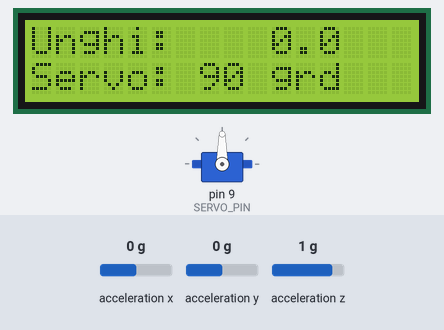
A sketch run on a simulated Arduino Uno, built with avr-gcc and run on an emulated ATmega328P. Shown: servo, 16×2 character LCD. Wiring (from diagram.json): MPU-6050 motion sensor at I2C address 0x68; PCF8574 port expander at I2C address 0x27. Inputs (shaded band) come from the test bench; at power-on: acceleration y 0 g, acceleration z 1 g, acceleration x 0 g.

Above: at 2.2 s.
2.3 s: acceleration y set to -1.4 g
At 3.7 s:
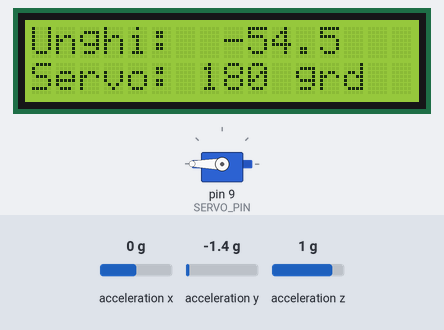
5.6 s: acceleration z set to -1.4 g
At 7.0 s:
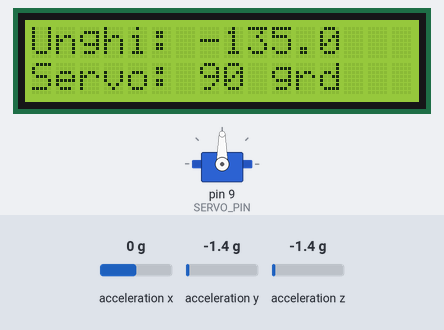
8.7 s: acceleration y set to -0.8 g
At 10.0 s:
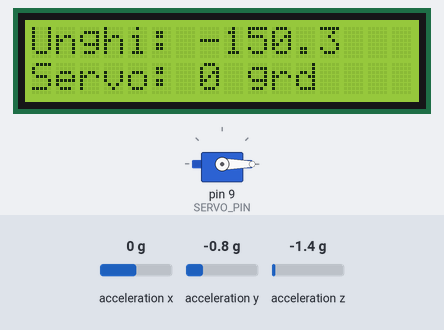
11.7 s: acceleration z set to -0.8 g
At 14.1 s:
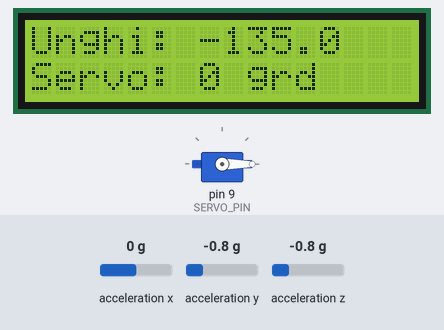
Timing chart, 0 to 16.8 s (numbered marks = the images above; inputs shaded):
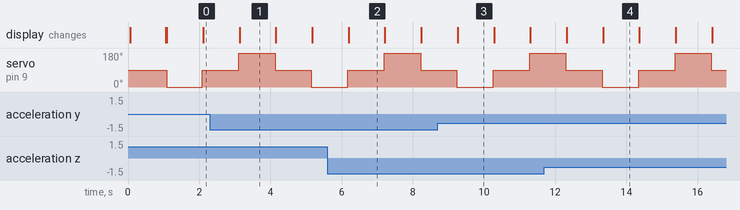

Measured:
- what the display in image 1 shows lasts 1.1 s, from 3.1 s to 4.2 s

The sketch:

sketch.ino
```cpp
#include <Wire.h>
#include <Servo.h>

const uint8_t MPU_ADDR = 0x68;
const uint8_t LCD_ADDR = 0x27;
const uint8_t SERVO_PIN = 9;

Servo servo;

// ---------- I2C (TWI) pe registre, pentru LCD ----------

void twiInit() {
  PORTC |= (1 << PC4) | (1 << PC5);
  TWSR = 0;
  TWBR = 72;
  TWCR = (1 << TWEN);
}

static uint8_t twiWait() {
  while (!(TWCR & (1 << TWINT)));
  return TWSR & 0xF8;
}

bool twiStart(uint8_t adrW) {
  TWCR = (1 << TWINT) | (1 << TWSTA) | (1 << TWEN);
  uint8_t st = twiWait();
  if (st != 0x08 && st != 0x10) return false;

  TWDR = adrW;
  TWCR = (1 << TWINT) | (1 << TWEN);
  return twiWait() == 0x18;
}

bool twiWrite(uint8_t data) {
  TWDR = data;
  TWCR = (1 << TWINT) | (1 << TWEN);
  return twiWait() == 0x28;
}

void twiStop() {
  TWCR = (1 << TWINT) | (1 << TWSTO) | (1 << TWEN);
  while (TWCR & (1 << TWSTO));
}

// ---------- LCD 1602 (HD44780) prin PCF8574, mod 4 biti ----------

#define LCD_RS 0x01
#define LCD_EN 0x04
#define LCD_BL 0x08

static void lcdNibble(uint8_t bits) {
  twiStart(LCD_ADDR << 1);
  twiWrite(bits | LCD_BL | LCD_EN);
  twiWrite(bits | LCD_BL);
  twiStop();
}

static void lcdSend(uint8_t value, uint8_t rs) {
  lcdNibble((value & 0xF0) | rs);
  lcdNibble((value << 4) | rs);
}

void lcdCmd(uint8_t cmd) { lcdSend(cmd, 0); }
void lcdChar(char c) { lcdSend(c, LCD_RS); }

void lcdPrint(const char *s) {
  while (*s) lcdChar(*s++);
}

void lcdClear() {
  lcdCmd(0x01);
  delay(2);
}

void lcdSetCursor(uint8_t col, uint8_t row) {
  lcdCmd(0x80 | ((row ? 0x40 : 0x00) + col));
}

void lcdInit() {
  twiInit();
  delay(50);
  lcdNibble(0x30); delay(5);
  lcdNibble(0x30); delayMicroseconds(150);
  lcdNibble(0x30);
  lcdNibble(0x20);
  lcdCmd(0x28);
  lcdCmd(0x0C);
  lcdCmd(0x06);
  lcdClear();
}

// ---------- MPU6050 ----------

bool mpuInit() {
  Wire.beginTransmission(MPU_ADDR);
  Wire.write(0x6B);
  Wire.write(0);
  return Wire.endTransmission() == 0;
}

void mpuRead(int16_t &ay, int16_t &az) {
  Wire.beginTransmission(MPU_ADDR);
  Wire.write(0x3D);
  Wire.endTransmission(false);
  Wire.requestFrom(MPU_ADDR, (uint8_t)4);
  ay = Wire.read() << 8;
  ay |= Wire.read();
  az = Wire.read() << 8;
  az |= Wire.read();
}

// ---------- Program ----------

void setup() {
  servo.attach(SERVO_PIN);
  servo.write(90);

  Wire.begin();
  lcdInit();

  lcdSetCursor(0, 0);
  lcdPrint(mpuInit() ? "MPU OK" : "MPU lipsa");
  delay(1000);
  lcdClear();
}

void loop() {
  static const uint8_t pos[] = { 0, 90, 180, 90 };
  static uint8_t i = 0;

  servo.write(pos[i]);
  i = (i + 1) % 4;

  int16_t ay, az;
  mpuRead(ay, az);
  float angle = atan2(ay, az) * 180.0 / PI;

  char buf[8];
  lcdSetCursor(0, 0);
  lcdPrint("Unghi: ");
  lcdPrint(dtostrf(angle, 6, 1, buf));
  lcdPrint("   ");
  lcdSetCursor(0, 1);
  lcdPrint("Servo: ");
  lcdPrint(itoa(servo.read(), buf, 10));
  lcdPrint(" grd   ");

  delay(1000);
}
```
